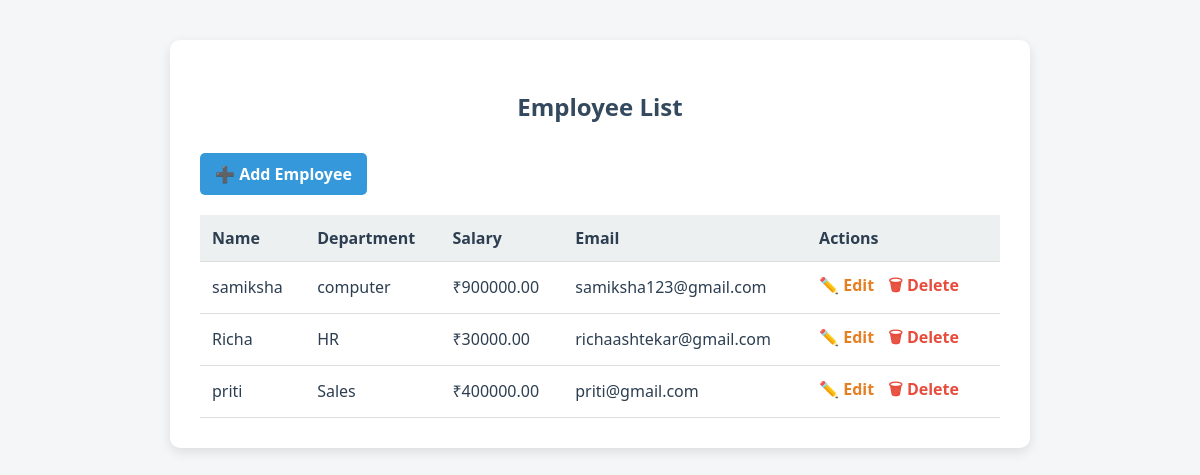
The page / on the database its author committed.
### my_app/models.py (models this page shows, shortened)
class Employee(models.Model):
    name = models.CharField(max_length=100)
    email = models.EmailField(unique=True)
    department = models.CharField(max_length=50)
    salary = models.DecimalField(max_digits=10, decimal_places=2)
    join_date = models.DateField()

### my_app/views.py (the view)
# urls.py: path('', views.employee_list, name='employee_list'),
def employee_list(request):
    employees = Employee.objects.all()
    return render(request, 'employees/employee_list.html', {'employees': employees})

### my_app/templates/employees/employee_list.html (shortened to what this page needs)
<!DOCTYPE html>
<html lang="en">
<head>
</head>
<body>
  <div class="container">
    <h2>Employee List</h2>
    <a href="{% url 'employee_create' %}" class="add-btn">➕ Add Employee</a>
    {% if employees %}
      <table>
        <thead>
          <tr>
            <th>Name</th>
            <th>Department</th>
            <th>Salary</th>
            <th>Email</th>
            <th>Actions</th>
          </tr>
        </thead>
        <tbody>
          {% for emp in employees %}
            <tr>
              <td>{{ emp.name }}</td>
              <td>{{ emp.department }}</td>
              <td>₹{{ emp.salary }}</td>
              <td>{{ emp.email }}</td>
              <td class="actions">
                <a href="{% url 'employee_update' emp.id %}" class="edit">✏️ Edit</a>
                <a href="{% url 'employee_delete' emp.id %}" class="delete">🗑 Delete</a>
              </td>
            </tr>
          {% endfor %}
        </tbody>
      </table>
    {% else %}
      <p>No employees found.</p>
    {% endif %}
  </div>
</body>
</html>

### my_app/templates/employees/employee_list.html (style rules this page uses)
body { font-family: 'Segoe UI', Tahoma, Geneva, Verdana, sans-serif; background-color: #f4f6f8; margin: 0; padding: 40px; color: #2c3e50; }
.container { max-width: 800px; margin: auto; background-color: white; padding: 30px; border-radius: 10px; box-shadow: 0 4px 12px rgba(0, 0, 0, 0.1); }
h2 { text-align: center; margin-bottom: 30px; color: #34495e; }
.add-btn { display: inline-block; padding: 10px 15px; background-color: #3498db; color: white; text-decoration: none; border-radius: 5px; margin-bottom: 20px; font-weight: bold; }
table { width: 100%; border-collapse: collapse; }
th, td { padding: 12px; border-bottom: 1px solid #ddd; text-align: left; }
th { background-color: #ecf0f1; }
.actions a { margin-right: 10px; text-decoration: none; font-weight: bold; }
.edit { color: #e67e22; }
.delete { color: #e74c3c; }

### rows shown on the page
Employee: name "samiksha", department "computer", salary "900000.00", email "samiksha123@gmail.com"
Employee: name "Richa", department "HR", salary "30000.00", email "richaashtekar@gmail.com"
Employee: name "priti", department "Sales", salary "400000.00", email "priti@gmail.com"
